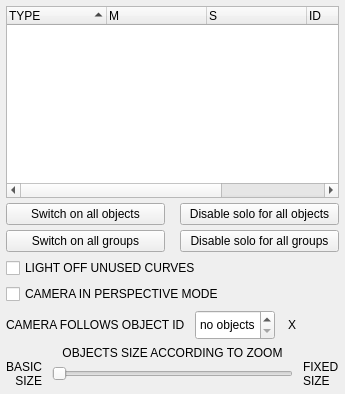
        <widget class="QWidget" name="tabView">
         <property name="statusTip">
          <string>Objects panel|This panel allows you to control the objects behaviour regarding to the score. You can mute some of them, turn objects in solo mode…</string>
         </property>
         <attribute name="icon">
          <iconset resource="../icons/IanniX.qrc">
           <normaloff>:/general/res_icon_inspector_view.png</normaloff>:/general/res_icon_inspector_view.png</iconset>
         </attribute>
         <attribute name="title">
          <string>OBJECTS</string>
         </attribute>
         <layout class="QVBoxLayout" name="verticalLayout_10">
          <property name="leftMargin">
           <number>6</number>
          </property>
          <property name="topMargin">
           <number>6</number>
          </property>
          <property name="rightMargin">
           <number>6</number>
          </property>
          <property name="bottomMargin">
           <number>6</number>
          </property>
          <item>
           <widget class="QSplitter" name="splitter_3">
            <property name="orientation">
             <enum>Qt::Vertical</enum>
            </property>
            <widget class="QWidget" name="layoutWidget4">
             <layout class="QVBoxLayout" name="verticalLayout_7">
              <property name="spacing">
               <number>5</number>
              </property>
              <property name="bottomMargin">
               <number>0</number>
              </property>
              <item>
               <widget class="QTreeWidget" name="ccView">
                <property name="toolTip">
                 <string>Lists all objects of the score</string>
                </property>
                <property name="alternatingRowColors">
                 <bool>true</bool>
                </property>
                <property name="selectionMode">
                 <enum>QAbstractItemView::ExtendedSelection</enum>
                </property>
                <property name="sortingEnabled">
                 <bool>true</bool>
                </property>
                <property name="animated">
                 <bool>true</bool>
                </property>
                <attribute name="headerShowSortIndicator" stdset="0">
                 <bool>true</bool>
                </attribute>
                <column>
                 <property name="text">
                  <string>TYPE</string>
                 </property>
                </column>
                <column>
                 <property name="text">
                  <string>M</string>
                 </property>
                </column>
                <column>
                 <property name="text">
                  <string>S</string>
                 </property>
                </column>
                <column>
                 <property name="text">
                  <string>ID</string>
                 </property>
                </column>
                <column>
                 <property name="text">
                  <string>GROUP ID</string>
                 </property>
                </column>
               </widget>
              </item>
              <item>
               <layout class="QHBoxLayout" name="horizontalLayout_6">
                <property name="spacing">
                 <number>15</number>
                </property>
                <item>
                 <widget class="QPushButton" name="unmuteObjects">
                  <property name="minimumSize">
                   <size>
                    <width>0</width>
                    <height>22</height>
                   </size>
                  </property>
                  <property name="maximumSize">
                   <size>
                    <width>16777215</width>
                    <height>16777215</height>
                   </size>
                  </property>
                  <property name="toolTip">
                   <string>Switch on all objects</string>
                  </property>
                  <property name="text">
                   <string>Switch on all objects</string>
                  </property>
                 </widget>
                </item>
                <item>
                 <widget class="QPushButton" name="unsoloObjects">
                  <property name="minimumSize">
                   <size>
                    <width>0</width>
                    <height>22</height>
                   </size>
                  </property>
                  <property name="maximumSize">
                   <size>
                    <width>16777215</width>
                    <height>16777215</height>
                   </size>
                  </property>
                  <property name="toolTip">
                   <string>Disable solo for all objects</string>
                  </property>
                  <property name="text">
                   <string>Disable solo for all objects</string>
                  </property>
                 </widget>
                </item>
               </layout>
              </item>
              <item>
               <layout class="QHBoxLayout" name="horizontalLayout_7">
                <property name="spacing">
                 <number>15</number>
                </property>
                <item>
                 <widget class="QPushButton" name="unmuteGroups">
                  <property name="minimumSize">
                   <size>
                    <width>0</width>
                    <height>22</height>
                   </size>
                  </property>
                  <property name="maximumSize">
                   <size>
                    <width>16777215</width>
                    <height>16777215</height>
                   </size>
                  </property>
                  <property name="toolTip">
                   <string>Switch on all groups</string>
                  </property>
                  <property name="text">
                   <string>Switch on all groups</string>
                  </property>
                 </widget>
                </item>
                <item>
                 <widget class="QPushButton" name="unsoloGroups">
                  <property name="minimumSize">
                   <size>
                    <width>0</width>
                    <height>22</height>
                   </size>
                  </property>
                  <property name="maximumSize">
                   <size>
                    <width>16777215</width>
                    <height>16777215</height>
                   </size>
                  </property>
                  <property name="toolTip">
                   <string>Disable solo for all groups</string>
                  </property>
                  <property name="text">
                   <string>Disable solo for all groups</string>
                  </property>
                 </widget>
                </item>
               </layout>
              </item>
             </layout>
            </widget>
           </widget>
          </item>
          <item>
           <widget class="QCheckBox" name="viewCurveOpacityCheck">
            <property name="toolTip">
             <string>Gives a small opacity on curves which has no cursor running on</string>
            </property>
            <property name="text">
             <string>LIGHT OFF UNUSED CURVES</string>
            </property>
            <property name="checked">
             <bool>false</bool>
            </property>
           </widget>
          </item>
          <item>
           <widget class="QCheckBox" name="viewCameraModeCheck">
            <property name="toolTip">
             <string>Gives a small opacity on curves which has no cursor running on</string>
            </property>
            <property name="text">
             <string>CAMERA IN PERSPECTIVE MODE</string>
            </property>
            <property name="checked">
             <bool>false</bool>
            </property>
           </widget>
          </item>
          <item>
           <layout class="QHBoxLayout" name="horizontalLayout_9">
            <property name="spacing">
             <number>10</number>
            </property>
            <item>
             <widget class="QLabel" name="followIdLabel">
              <property name="sizePolicy">
               <sizepolicy hsizetype="Maximum" vsizetype="Preferred">
                <horstretch>0</horstretch>
                <verstretch>0</verstretch>
               </sizepolicy>
              </property>
              <property name="text">
               <string>CAMERA FOLLOWS OBJECT ID</string>
              </property>
              <property name="buddy">
               <cstring>followId</cstring>
              </property>
             </widget>
            </item>
            <item>
             <widget class="QSpinBox" name="followId">
              <property name="minimumSize">
               <size>
                <width>80</width>
                <height>30</height>
               </size>
              </property>
              <property name="maximumSize">
               <size>
                <width>80</width>
                <height>16777215</height>
               </size>
              </property>
              <property name="toolTip">
               <string>Camera point of view can be controlled by an object. Type here the ID of this object.</string>
              </property>
              <property name="specialValueText">
               <string>no objects</string>
              </property>
              <property name="minimum">
               <number>-1</number>
              </property>
              <property name="maximum">
               <number>999999</number>
              </property>
              <property name="value">
               <number>-1</number>
              </property>
             </widget>
            </item>
            <item>
             <widget class="QPushButton" name="followIdClear">
              <property name="toolTip">
               <string>Resets camera follow object ID</string>
              </property>
              <property name="styleSheet">
               <string notr="true">QPushButton  {
	min-width:  		14px;
	min-height: 		14px;
	max-width:  	14px;
	max-height: 	14px;
	width:  				14px;
	height: 			14px;
	border-radius: 7px;
	margin: 			0px;
	padding:			0px;
}</string>
              </property>
              <property name="text">
               <string>X</string>
              </property>
             </widget>
            </item>
            <item>
             <spacer name="horizontalSpacer_4">
              <property name="orientation">
               <enum>Qt::Horizontal</enum>
              </property>
              <property name="sizeHint" stdset="0">
               <size>
                <width>40</width>
                <height>20</height>
               </size>
              </property>
             </spacer>
            </item>
           </layout>
          </item>
          <item>
           <widget class="QWidget" name="widget" native="true">
            <property name="statusTip">
             <string>Autoresize option|This options will adapt the size of objects according to the current zoom. When you zoom or unzoom very far, objects like triggers may be very big or invisible. This feature allows you to have a clear and homogenous vision of your score by resizing objects to a reasonable size.</string>
            </property>
            <layout class="QVBoxLayout" name="verticalLayout_22">
             <property name="spacing">
              <number>0</number>
             </property>
             <property name="leftMargin">
              <number>0</number>
             </property>
             <property name="topMargin">
              <number>0</number>
             </property>
             <property name="rightMargin">
              <number>0</number>
             </property>
             <property name="bottomMargin">
              <number>0</number>
             </property>
             <item>
              <widget class="QLabel" name="autoresizeLabel">
               <property name="text">
                <string>OBJECTS SIZE ACCORDING TO ZOOM</string>
               </property>
               <property name="alignment">
                <set>Qt::AlignCenter</set>
               </property>
              </widget>
             </item>
             <item>
              <layout class="QHBoxLayout" name="horizontalLayout">
               <property name="spacing">
                <number>10</number>
               </property>
               <item>
                <widget class="QLabel" name="autoresizeLabelLeft">
                 <property name="sizePolicy">
                  <sizepolicy hsizetype="Maximum" vsizetype="Preferred">
                   <horstretch>0</horstretch>
                   <verstretch>0</verstretch>
                  </sizepolicy>
                 </property>
                 <property name="text">
                  <string>BASIC
SIZE</string>
                 </property>
                 <property name="alignment">
                  <set>Qt::AlignRight|Qt::AlignTrailing|Qt::AlignVCenter</set>
                 </property>
                 <property name="buddy">
                  <cstring>followId</cstring>
                 </property>
                </widget>
               </item>
               <item>
                <widget class="QSlider" name="autoresizeSlider">
                 <property name="toolTip">
                  <string>Rescales objects size according to zoom</string>
                 </property>
                 <property name="maximum">
                  <number>100</number>
                 </property>
                 <property name="orientation">
                  <enum>Qt::Horizontal</enum>
                 </property>
                </widget>
               </item>
               <item>
                <widget class="QLabel" name="autoresizeLabelRight">
                 <property name="sizePolicy">
                  <sizepolicy hsizetype="Maximum" vsizetype="Preferred">
                   <horstretch>0</horstretch>
                   <verstretch>0</verstretch>
                  </sizepolicy>
                 </property>
                 <property name="text">
                  <string>FIXED
SIZE</string>
                 </property>
                 <property name="buddy">
                  <cstring>followId</cstring>
                 </property>
                </widget>
               </item>
              </layout>
             </item>
            </layout>
           </widget>
          </item>
         </layout>
        </widget>
